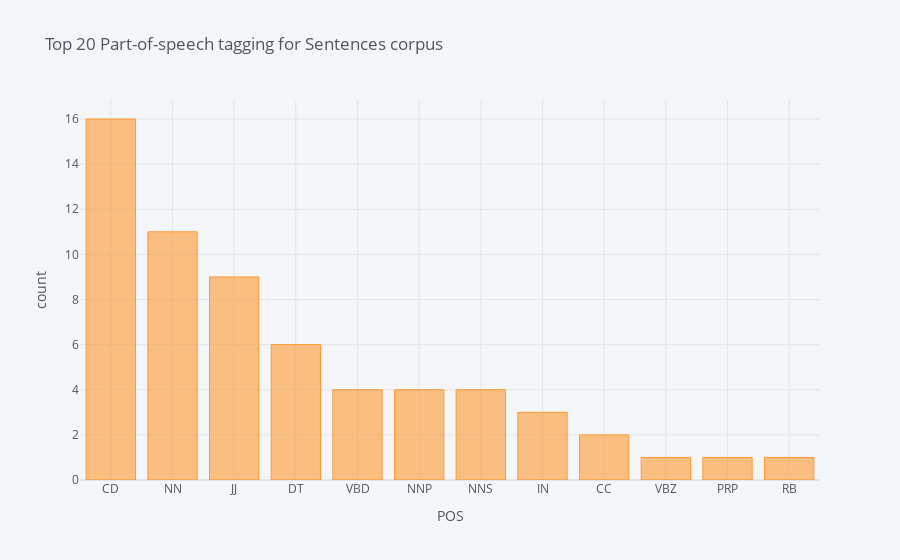

The cell this chart's notebook holds for it:
### Code cell
blob = TextBlob(str(df['Statements']))
pos_df = pd.DataFrame(blob.tags, columns = ['word' , 'pos'])
pos_df = pos_df.pos.value_counts()[:20]
pos_df.iplot(
    kind='bar',
    xTitle='POS',
    yTitle='count', 
    title='Top 20 Part-of-speech tagging for Sentences corpus')

### Figure 1 — Plotly figure (JSON) as saved in the notebook; plotly's stock layout.template omitted (floating-point values rounded to 4 significant figures)
{"data": [{"marker": {"color": "rgba(255, 153, 51, 0.6)", "line": {"color": "rgba(255, 153, 51, 1.0)", "width": 1}}, "name": "pos", "orientation": "v", "text": "", "type": "bar", "x": ["CD", "NN", "JJ", "DT", "VBD", "NNP", "NNS", "IN", "CC", "VBZ", "PRP", "RB"], "y": [16, 11, 9, 6, 4, 4, 4, 3, 2, 1, 1, 1]}], "layout": {"legend": {"bgcolor": "#F5F6F9", "font": {"color": "#4D5663"}}, "paper_bgcolor": "#F5F6F9", "plot_bgcolor": "#F5F6F9", "title": {"font": {"color": "#4D5663"}, "text": "Top 20 Part-of-speech tagging for Sentences corpus"}, "xaxis": {"gridcolor": "#E1E5ED", "showgrid": true, "tickfont": {"color": "#4D5663"}, "title": {"font": {"color": "#4D5663"}, "text": "POS"}, "zerolinecolor": "#E1E5ED"}, "yaxis": {"gridcolor": "#E1E5ED", "showgrid": true, "tickfont": {"color": "#4D5663"}, "title": {"font": {"color": "#4D5663"}, "text": "count"}, "zerolinecolor": "#E1E5ED"}}}
